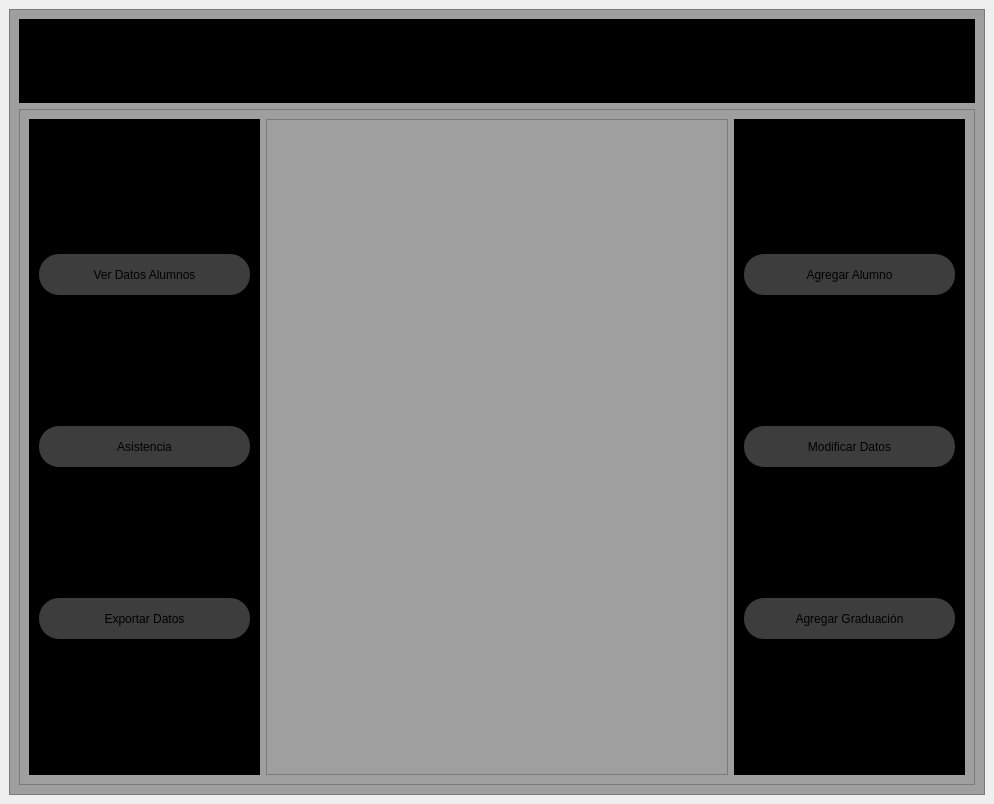
<?xml version="1.0" encoding="UTF-8"?>
<ui version="4.0">
 <class>MainWindow</class>
 <widget class="QMainWindow" name="MainWindow">
  <property name="geometry">
   <rect>
    <x>0</x>
    <y>0</y>
    <width>994</width>
    <height>804</height>
   </rect>
  </property>
  <property name="windowTitle">
   <string>MainWindow</string>
  </property>
  <widget class="QWidget" name="centralwidget">
   <layout class="QHBoxLayout" name="horizontalLayout">
    <item>
     <widget class="QFrame" name="General">
      <property name="styleSheet">
       <string notr="true">background-color: rgb(159, 159, 159);</string>
      </property>
      <property name="frameShape">
       <enum>QFrame::StyledPanel</enum>
      </property>
      <property name="frameShadow">
       <enum>QFrame::Raised</enum>
      </property>
      <layout class="QVBoxLayout" name="verticalLayout" stretch="1,8">
       <item>
        <widget class="QFrame" name="frame">
         <property name="styleSheet">
          <string notr="true">QFrame{
background-color:rgb(0,0,0,);
}

QPushButton{
background-color: #000000ff;
border-radius:20px;
}

QPushButton{
background-color: rgb(61,61,61);
border-radius:20px;
}
</string>
         </property>
         <property name="frameShape">
          <enum>QFrame::StyledPanel</enum>
         </property>
         <property name="frameShadow">
          <enum>QFrame::Raised</enum>
         </property>
         <widget class="QLabel" name="Title">
          <property name="geometry">
           <rect>
            <x>190</x>
            <y>20</y>
            <width>561</width>
            <height>51</height>
           </rect>
          </property>
          <property name="text">
           <string>&lt;html&gt;&lt;head/&gt;&lt;body&gt;&lt;p align=&quot;center&quot;&gt;&lt;span style=&quot; font-size:26pt; font-weight:700;&quot;&gt;Base de Datos Dojo Club .....&lt;/span&gt;&lt;/p&gt;&lt;/body&gt;&lt;/html&gt;</string>
          </property>
         </widget>
        </widget>
       </item>
       <item>
        <widget class="QFrame" name="frame_2">
         <property name="frameShape">
          <enum>QFrame::StyledPanel</enum>
         </property>
         <property name="frameShadow">
          <enum>QFrame::Raised</enum>
         </property>
         <layout class="QHBoxLayout" name="horizontalLayout_2" stretch="2,4,2">
          <item>
           <widget class="QFrame" name="PanelIZ">
            <property name="styleSheet">
             <string notr="true">QFrame{
background-color:rgb(0,0,0,);
}

QPushButton{
background-color: #000000ff;
border-radius:20px;
}

QPushButton{
background-color: rgb(61,61,61);
border-radius:20px;
}
</string>
            </property>
            <property name="frameShape">
             <enum>QFrame::StyledPanel</enum>
            </property>
            <property name="frameShadow">
             <enum>QFrame::Raised</enum>
            </property>
            <layout class="QVBoxLayout" name="verticalLayout_2">
             <item>
              <widget class="QPushButton" name="But_VerDat">
               <property name="minimumSize">
                <size>
                 <width>171</width>
                 <height>41</height>
                </size>
               </property>
               <property name="cursor">
                <cursorShape>PointingHandCursor</cursorShape>
               </property>
               <property name="text">
                <string>Ver Datos Alumnos</string>
               </property>
              </widget>
             </item>
             <item>
              <widget class="QPushButton" name="But_Asist">
               <property name="minimumSize">
                <size>
                 <width>171</width>
                 <height>41</height>
                </size>
               </property>
               <property name="cursor">
                <cursorShape>PointingHandCursor</cursorShape>
               </property>
               <property name="text">
                <string>Asistencia</string>
               </property>
              </widget>
             </item>
             <item>
              <widget class="QPushButton" name="But_Exp">
               <property name="minimumSize">
                <size>
                 <width>171</width>
                 <height>41</height>
                </size>
               </property>
               <property name="cursor">
                <cursorShape>PointingHandCursor</cursorShape>
               </property>
               <property name="text">
                <string>Exportar Datos</string>
               </property>
              </widget>
             </item>
            </layout>
           </widget>
          </item>
          <item>
           <widget class="QFrame" name="Imagen">
            <property name="frameShape">
             <enum>QFrame::StyledPanel</enum>
            </property>
            <property name="frameShadow">
             <enum>QFrame::Raised</enum>
            </property>
            <widget class="QLabel" name="Logo">
             <property name="geometry">
              <rect>
               <x>10</x>
               <y>90</y>
               <width>441</width>
               <height>441</height>
              </rect>
             </property>
             <property name="minimumSize">
              <size>
               <width>441</width>
               <height>441</height>
              </size>
             </property>
             <property name="text">
              <string>&lt;html&gt;&lt;head/&gt;&lt;body&gt;&lt;p&gt;&lt;img src=&quot;:/LogoEstudiantes/LogoEsudiantes.png&quot;/&gt;&lt;/p&gt;&lt;/body&gt;&lt;/html&gt;</string>
             </property>
            </widget>
           </widget>
          </item>
          <item>
           <widget class="QFrame" name="PanelDE">
            <property name="styleSheet">
             <string notr="true">QFrame{
background-color:rgb(0,0,0,);
}

QPushButton{
background-color: #000000ff;
border-radius:20px;
}

QPushButton{
background-color: rgb(61,61,61);
border-radius:20px;
}
</string>
            </property>
            <property name="frameShape">
             <enum>QFrame::StyledPanel</enum>
            </property>
            <property name="frameShadow">
             <enum>QFrame::Raised</enum>
            </property>
            <layout class="QVBoxLayout" name="verticalLayout_3">
             <item>
              <widget class="QPushButton" name="But_AgrAlum">
               <property name="minimumSize">
                <size>
                 <width>171</width>
                 <height>41</height>
                </size>
               </property>
               <property name="cursor">
                <cursorShape>PointingHandCursor</cursorShape>
               </property>
               <property name="text">
                <string>Agregar Alumno</string>
               </property>
              </widget>
             </item>
             <item>
              <widget class="QPushButton" name="But_ModDat">
               <property name="minimumSize">
                <size>
                 <width>171</width>
                 <height>41</height>
                </size>
               </property>
               <property name="cursor">
                <cursorShape>PointingHandCursor</cursorShape>
               </property>
               <property name="text">
                <string>Modificar Datos</string>
               </property>
              </widget>
             </item>
             <item>
              <widget class="QPushButton" name="But_AgrGra">
               <property name="minimumSize">
                <size>
                 <width>171</width>
                 <height>41</height>
                </size>
               </property>
               <property name="cursor">
                <cursorShape>PointingHandCursor</cursorShape>
               </property>
               <property name="text">
                <string>Agregar Graduación</string>
               </property>
              </widget>
             </item>
            </layout>
           </widget>
          </item>
         </layout>
        </widget>
       </item>
      </layout>
     </widget>
    </item>
   </layout>
  </widget>
 </widget>
 <resources>
  <include location="../../GUI`s/resorces/images.qrc"/>
 </resources>
 <connections/>
</ui>
